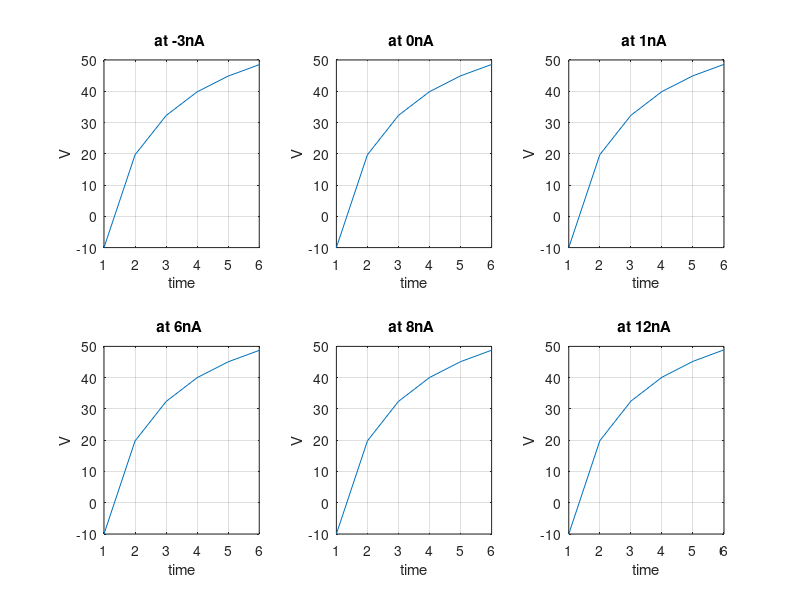

MATLAB code to generate this figure:
%% This is the modelling of neuron (deterministic kinetic model)

iter = input('enter the iteration(time in milli second): ');
k = 6;
I    = [-3 0 1 6 8 12];

%% defining function
alpha_n = @(V) 0.01*(10 - V)/(exp((10-V)/10) - 1);
alpha_m = @(V) 0.1*(25 - V)/(exp((25-V)/10) - 1);
alpha_h = @(V) 0.07*exp(-V/20);

beta_n = @(V) 0.125*exp(-V/80);
beta_m = @(V) 4*exp(-V/18);
beta_h = @(V) 1/(exp((30-V)/10) + 1);

%%  initializing variables

V = zeros(iter,k);

g_Na = 120;
g_K  = 36;
g_L  = 0.3;

V_Na = 115;
V_K  = -12;
V_L  = 10.6;

C = 1;

dt = 0.01;

m0h0 = zeros(iter,1);
m1h0 = zeros(iter,1);
m2h0 = zeros(iter,1);
m3h0 = zeros(iter,1);
m0h1 = zeros(iter,1);
m1h1 = zeros(iter,1);
m2h1 = zeros(iter,1);
m3h1 = zeros(iter,1);

n0 = zeros(iter,1);
n1 = zeros(iter,1);
n2 = zeros(iter,1);
n3 = zeros(iter,1);
n4 = zeros(iter,1);

%% initializing resting voltage

V(1,:) = -10;

m0h0(1) = 0;
m1h0(1) = 0;
m2h0(1) = 0.5;
m3h0(1) = 0.2;
m0h1(1) = 0;
m1h1(1) = 0.3;
m2h1(1) = 0.7;
m3h1(1) = 1;

n0(1) = 0.1;
n1(1) = 0;
n2(1) = 0.7;
n3(1) = 0.2;
n4(1) = 0.5;
%% looping backward euler

for x = 1:k

	for t = 1:iter

        G_Na = g_Na * m3h0(t);
		G_K  = g_K * n4(t);
		G_L  = g_L;
        
        V(t+1,x) = V(t,x) + (I(x) - (G_Na*(V(t,x) - V_Na) + G_K*(V(t,x) - V_K) + G_L*(V(t,x) - V_L)))*(dt/C);
        
        m3h1(t+1) = dt*((beta_h(V(t,x))*m3h0(t) + alpha_m(V(t,x))*m2h1(t)) - 3*beta_m(V(t,x))*m3h1(t) - alpha_h(V(t,x))*m3h1(t)) + m3h1(t);

		m2h0(t+1) = dt*((alpha_h(V(t,x))*m2h1(t) + 3*beta_m(V(t,x))*m3h0(t) + 2*alpha_m(V(t,x))*m1h0(t)) - (alpha_m(V(t,x)) + 2*beta_m(V(t,x)) + beta_h(V(t,x)))*m2h0(t)) + m2h0(t);

		m2h1(t+1) = dt*((beta_h(V(t,x))*m2h0(t) + 3*beta_m(V(t,x))*m3h1(t) + 2*alpha_m(V(t,x))*m1h1(t)) - (alpha_m(V(t,x)) + 2*beta_m(V(t,x)) + alpha_h(V(t,x)))*m2h1(t)) + m2h1(t);

		m3h0(t+1) = dt*( alpha_m(V(t,x))*m2h0(t)	+ alpha_h(V(t,x))*m3h1(t) - 3*beta_m(V(t,x))*m3h0(t) - beta_h(V(t,x))*m3h0(t)) + m3h0(t);
        
		m1h0(t+1) = dt*((alpha_h(V(t,x))*m1h1(t) + 3*alpha_m(V(t,x))*m0h0(t) + 2*beta_m(V(t,x))*m2h0(t)) - (2*alpha_m(V(t,x)) + beta_m(V(t,x)) + beta_h(V(t,x)))*m1h0(t)) + m1h0(t);

		m1h1(t+1) = dt*((beta_h(V(t,x))*m1h0(t) + 3*alpha_m(V(t,x))*m0h1(t) + 2*beta_m(V(t,x))*m2h1(t)) - (2*alpha_m(V(t,x)) + beta_m(V(t,x)) + alpha_h(V(t,x)))*m1h1(t)) + m1h1(t);

		m0h0(t+1) = dt*((beta_m(V(t,x))*m1h0(t) + alpha_h(V(t,x))*m0h1(t)) - (3*alpha_m(V(t,x)) + beta_h(V(t,x)))*m0h0(t) ) + m0h0(t);

		m0h1(t+1) = dt*((beta_m(V(t,x))*m1h1(t) + beta_h(V(t,x))*m0h0(t)) - (3*alpha_m(V(t,x)) + alpha_h(V(t,x)))*m0h1(t) ) + m0h1(t);


		n0(t+1) = dt*(beta_n(V(t,x))*n1(t) - 4*alpha_n(V(t,x))*n0(t)) + n0(t);

		n1(t+1) = dt*((4*alpha_n(V(t,x))*n0(t) + 2*beta_n(V(t,x))*n2(t)) - ((3*alpha_n(V(t,x)) + beta_n(V(t,x)))*n1(t))) + n1(t);

		n2(t+1) = dt*((3*alpha_n(V(t,x))*n1(t) + 3*beta_n(V(t,x))*n3(t)) - ((2*alpha_n(V(t,x)) + 2*beta_n(V(t,x)))*n2(t))) + n2(t);

		n3(t+1) = dt*((2*alpha_n(V(t,x))*n2(t) + 4*beta_n(V(t,x))*n4(t)) - ((alpha_n(V(t,x)) + 3*beta_n(V(t,x)))*n3(t))) + n3(t);

		n4(t+1) = dt*(alpha_n(V(t,x))*n3(t) - 4*beta_n(V(t,x))*n4(t)) + n4(t);

		
		

	end

	subplot(2,3,x)
	plot(V(:,x))
	grid on
	X = sprintf('at %dnA ',I(x));
	title(X)
	ylabel('V');
	xlabel('time');

end
